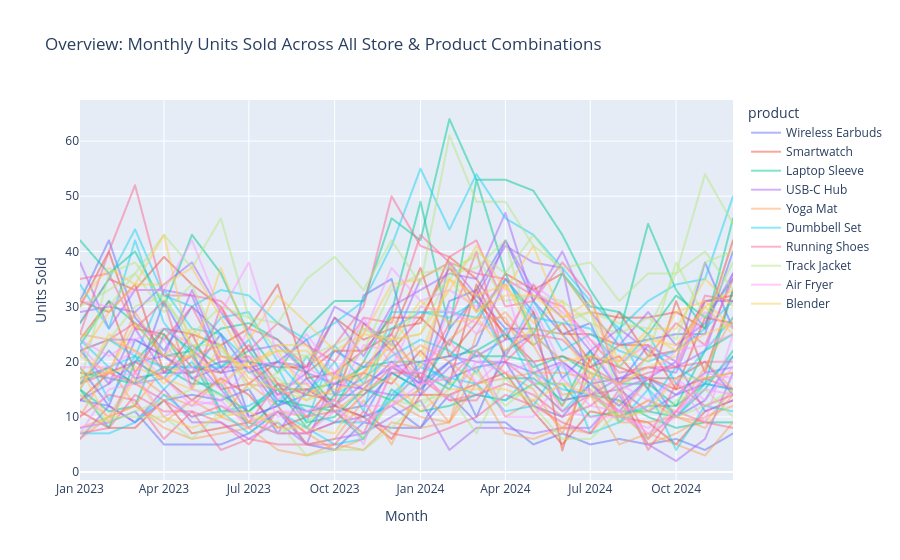

Notebook code for this chart:
### Code cell
# --- TODO 1: Interactive Overview Plotly Line Chart ---
fig_overview = px.line(
    sales_df,
    x="month",
    y="units_sold",
    color="product",
    line_group="store_id",
    hover_data={"store_id": True, "product": True, "units_sold": True, "month": "|%B %Y"},
    title="Overview: Monthly Units Sold Across All Store & Product Combinations",
    labels={"units_sold": "Units Sold", "month": "Month"}
)
fig_overview.update_traces(opacity=0.5)
fig_overview.show()

# --- TODO 2: Focus + Context Line Chart ---
# Focus: The specific anomalous series (S03 - Smartwatch)
focus_df = sales_df[(sales_df["store_id"] == anomalous_store) & (sales_df["product"] == anomalous_product)]

# Context: Average trend of the same product across ALL OTHER stores
context_df = (
    sales_df[(sales_df["store_id"] != anomalous_store) & (sales_df["product"] == anomalous_product)]
    .groupby("month", as_index=False)["units_sold"]
    .mean()
)

plt.figure(figsize=(12, 6))

# Context line (Faint gray)
plt.plot(
    context_df["month"],
    context_df["units_sold"],
    color="gray",
    linestyle="--",
    linewidth=2,
    alpha=0.6,
    label=f"Avg '{anomalous_product}' across Other Stores (Context)"
)

# Focus line (Highlighted crimson)
plt.plot(
    focus_df["month"],
    focus_df["units_sold"],
    color="crimson",
    marker="o",
    linewidth=2.5,
    label=f"Store {anomalous_store} - {anomalous_product} (Focus)"
)

plt.title(
    f"Focus + Context Drill-Down: Anomaly Investigation ({anomalous_product} at Store {anomalous_store})",
    fontsize=13,
    fontweight="bold"
)
plt.xlabel("Month", fontsize=11)
plt.ylabel("Units Sold", fontsize=11)
plt.xticks(rotation=45)
plt.legend(loc="upper right")
plt.tight_layout()
plt.show()
